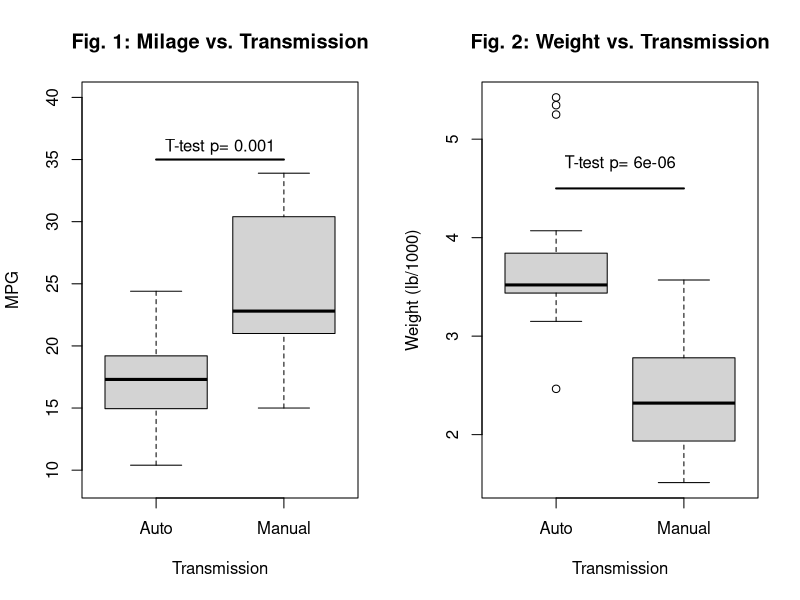
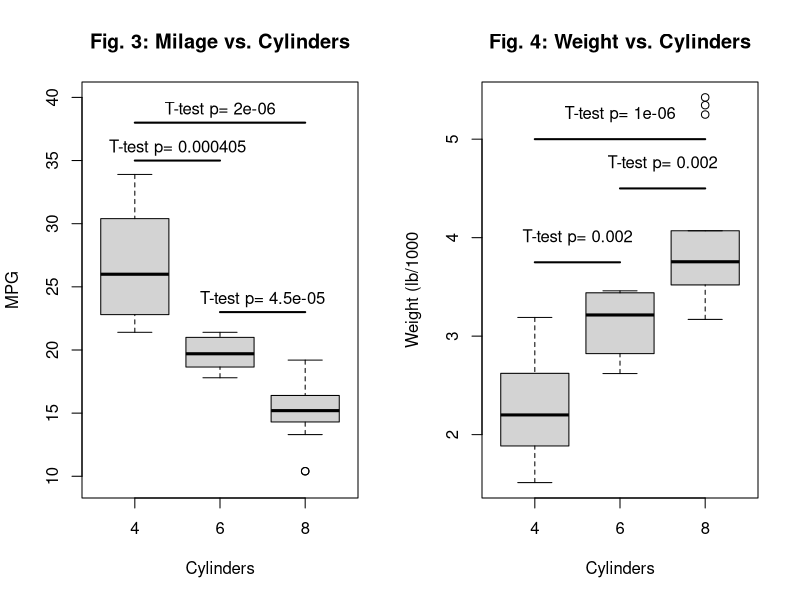
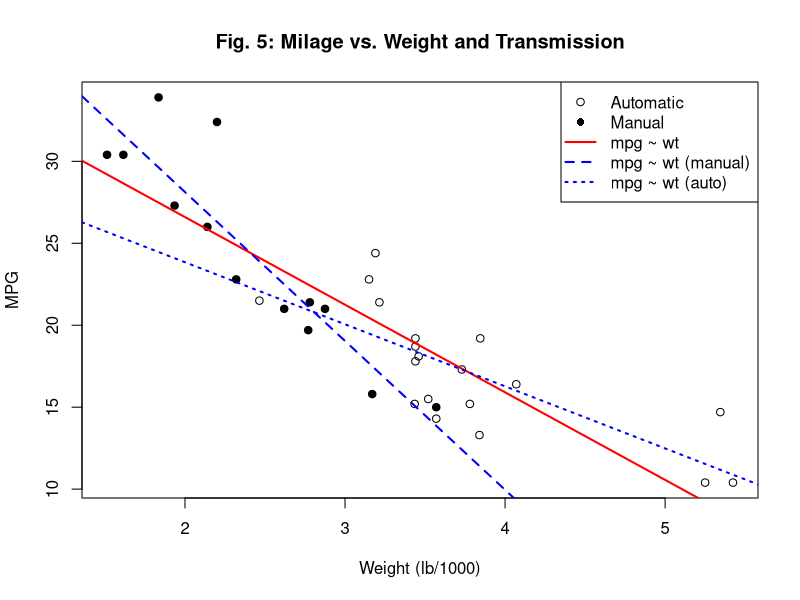
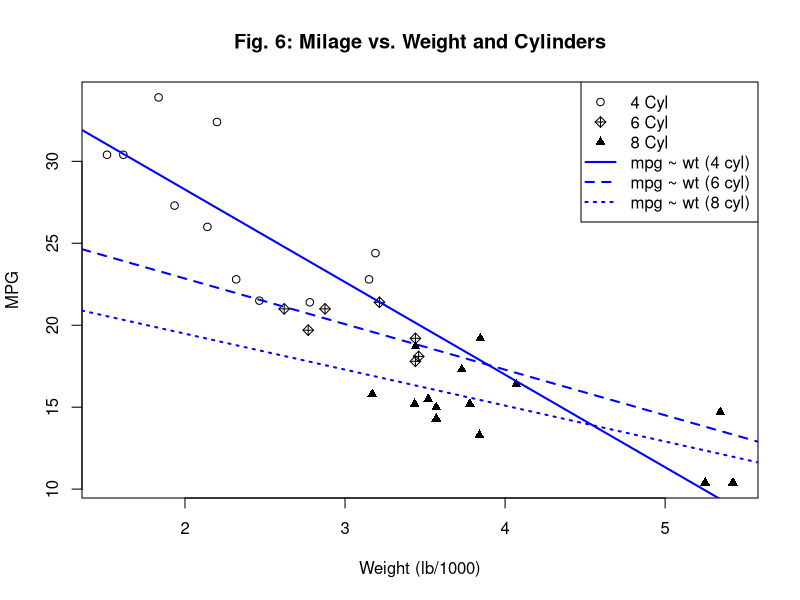
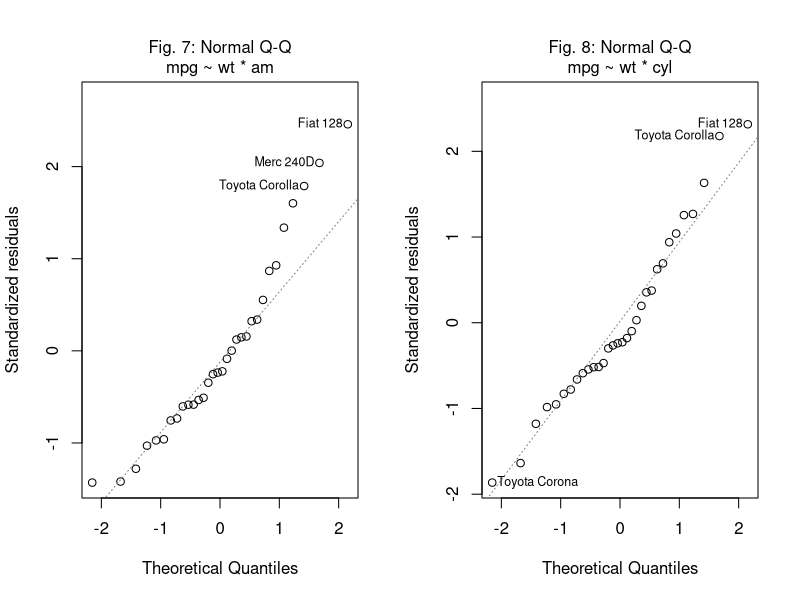
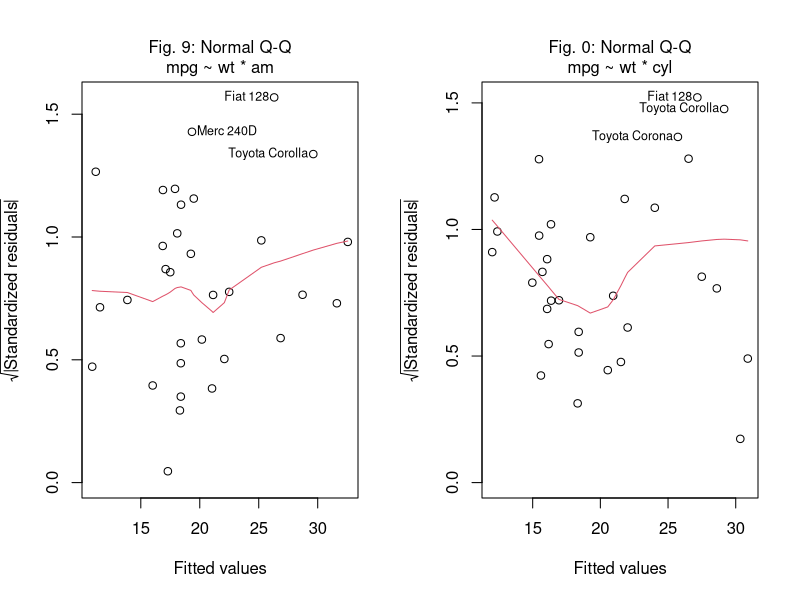

Recreate these plots in R, in order.
## ---- chunk 1
suppressPackageStartupMessages(library(dplyr))
## ---- chunk 2
fitMpgWt <- lm(mpg ~ wt, data= mtcars)
fitMpgWtAndAm <- lm(mpg ~ wt + am, data= mtcars)
fitMpgWtAm <- lm(mpg ~ wt * am, data= mtcars)

fitMpgWtAndCyl <- lm(mpg ~ wt + cyl, data= mtcars)
fitMpgWtCyl <- lm(mpg ~ wt * cyl, data= mtcars)
fitMpgWtCylAm <- lm(mpg ~ wt * cyl * am, data= mtcars)
## ---- chunk 3
# summary(fitMpgWtAm)$call
## ---- chunk 4
# summary(fitMpgWtAm)$coeff
## ---- chunk 5
# anova(fitMpgWt, fitMpgWtAndAm, fitMpgWtAm)
## ---- chunk 6
# summary(fitMpgWtCyl)$call
## ---- chunk 7
# summary(fitMpgWtCyl)$coeff
## ---- chunk 8
# anova(fitMpgWt, fitMpgWtAndCyl, fitMpgWtCyl, fitMpgWtCylAm)
## ---- chunk 9
par(mfrow= c(1, 2))
# hist(mtcars$mpg, main= "Fig. 1: Distribution of MPG", xlab= "MPG")

boxplot(mpg ~ am, data= mtcars, 
        ylab= "MPG", 
        xlab= "Transmission", 
        main= "Fig. 1: Milage vs. Transmission",
        ylim= c(9, 40), 
        xaxt= "n")
axis(1, at= c(1, 2), labels = c("Auto", "Manual"))
segments(1, 35, 2, 35, lwd= 2)
text(x= 1.5, y=36, 
     paste("T-test p=", 
           round(t.test(mtcars[mtcars$am==1,]$mpg,
                        mtcars[mtcars$am==0,]$mpg)$p.value, 
                 3)
           )
     )

boxplot(wt ~ am, data= mtcars, 
        main= "Fig. 2: Weight vs. Transmission", 
        xlab= "Transmission",
        ylab= "Weight (lb/1000)", 
        xaxt= "n")
axis(1, at= c(1, 2), labels = c("Auto", "Manual"))
# text(x= 2, y= 3.75, "****", cex= 1.5)
# legend("topright", legend= "****: T-test pValue<0.0001")
segments(1, 4.5, 2, 4.5, lwd= 2)
text(x= 1.5, y= 4.75, 
     paste("T-test p=", 
           round(t.test(mtcars[mtcars$am==1,]$wt,
                        mtcars[mtcars$am==0,]$wt)$p.value, 
                 6)
           )
     )

boxplot(mpg ~ cyl, data= mtcars, 
        main= "Fig. 3: Milage vs. Cylinders", 
        xlab= "Cylinders", 
        ylab= "MPG", 
        ylim= c(9.5, 40))
segments(1, 35, 2, 35, lwd= 2)
text(x= 1.5, y=36, 
     paste("T-test p=", 
           round(t.test(mtcars[mtcars$cyl==4,]$mpg,
                        mtcars[mtcars$cyl==6,]$mpg)$p.value, 
                 6)
           )
     )
segments(2, 23, 3, 23, lwd= 2)
text(x= 2.5, y=24, 
     paste("T-test p=", 
           round(t.test(mtcars[mtcars$cyl==6,]$mpg,
                        mtcars[mtcars$cyl==8,]$mpg)$p.value, 
                 6)
           )
     )
segments(1, 38, 3, 38, lwd= 2)
text(x= 2, y=39, 
     paste("T-test p=", 
           round(t.test(mtcars[mtcars$cyl==4,]$mpg,
                        mtcars[mtcars$cyl==8,]$mpg)$p.value, 
                 6)
           )
     )

boxplot(wt ~ cyl, data= mtcars, 
        main= "Fig. 4: Weight vs. Cylinders", 
        xlab= "Cylinders", 
        ylab="Weight (lb/1000")
segments(1, 3.75, 2, 3.75, lwd= 2)
text(x= 1.5, y= 4, 
     paste("T-test p=", 
           round(t.test(mtcars[mtcars$cyl==4,]$wt,
                        mtcars[mtcars$cyl==6,]$wt)$p.value, 
                 3)
           )
     )
segments(2, 4.5, 3, 4.5, lwd= 2)
text(x= 2.5, y= 4.75, 
     paste("T-test p=", 
           round(t.test(mtcars[mtcars$cyl==6,]$wt,
                        mtcars[mtcars$cyl==8,]$wt)$p.value, 
                 3)
           )
     )
segments(1, 5, 3, 5, lwd= 2)
text(x= 2, y= 5.25, 
     paste("T-test p=", 
           round(t.test(mtcars[mtcars$cyl==4,]$wt,
                        mtcars[mtcars$cyl==8,]$wt)$p.value, 
                 6)
           )
     )

par(mfrow= c(1, 1))
plot(mpg ~ wt, data= mtcars, pch= 1 + am*18, 
     main= "Fig. 5: Milage vs. Weight and Transmission", 
     xlab= "Weight (lb/1000)", 
     ylab= "MPG")
abline(lm(mpg ~ wt, data= mtcars), 
       col= "red", 
       lty= 1,
       lwd= 2)
abline(lm(mpg ~ wt, data= mtcars[mtcars$am==1,]), 
       col= "blue", 
       lty= 2, 
       lwd= 2)
abline(lm(mpg ~ wt, data= mtcars[mtcars$am==0,]), 
       col= "blue", 
       lty= 3, 
       lwd= 2)
legend("topright", legend=c("Automatic", "Manual", "mpg ~ wt", "mpg ~ wt (manual)", "mpg ~ wt (auto)"), 
       pch= c(1, 19, 32, 32, 32), 
       lty= c(0, 0, 1, 2, 3), 
       col= c("black", "black", "red", "blue", "blue"),
       lwd= c(1, 0, 2, 2, 2)
       )

plot(mpg ~ wt, data= mtcars, pch= 1 + (cyl-4)*4, 
     main= "Fig. 6: Milage vs. Weight and Cylinders", 
     xlab= "Weight (lb/1000)", 
     ylab= "MPG")
abline(lm(mpg ~ wt, data= mtcars[mtcars$cyl==4,]), 
       col= "blue", 
       lty= 1, 
       lwd= 2)
abline(lm(mpg ~ wt, data= mtcars[mtcars$cyl==6,]), 
       col= "blue", 
       lty= 2, 
       lwd= 2)
abline(lm(mpg ~ wt, data= mtcars[mtcars$cyl==8,]), 
       col= "blue", 
       lty= 3, 
       lwd= 2)
legend("topright", 
       legend=c("4 Cyl", "6 Cyl", "8 Cyl", "mpg ~ wt (4 cyl)", "mpg ~ wt (6 cyl)", "mpg ~ wt (8 cyl)"), 
       pch= c(1, 9, 17, 32, 32, 32), 
       lty= c(0, 0, 0, 1, 2, 3), 
       col= c("black", "black", "black", "blue", "blue", "blue"),
       lwd= c(1, 1, 1, 2, 2, 2)
       )

par(mfrow= c(1, 2))
plot(fitMpgWtAm, which= c(2), caption= list("", "Fig. 7: Normal Q-Q\nmpg ~ wt * am"), sub.caption = "")
plot(fitMpgWtCyl, which= c(2), caption= list("", "Fig. 8: Normal Q-Q\nmpg ~ wt * cyl"), sub.caption = "")
plot(fitMpgWtAm, which= c(3), caption= list("", "", "Fig. 9: Normal Q-Q\nmpg ~ wt * am"), sub.caption = "")
 plot(fitMpgWtCyl, which= c(3), caption= list("", "", "Fig. 0: Normal Q-Q\nmpg ~ wt * cyl"), sub.caption = "")

